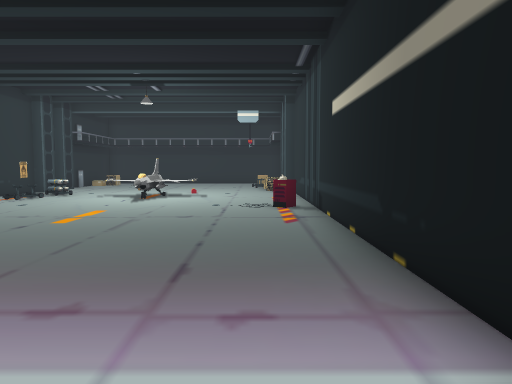
[1] (above)

12 first-person views from a walk through a 3-D level made in the Unity game engine. The camera is 0.5 m above the floor, tilts 4° down and sees 70° across. The floor is counted in squares, 0.5 m on a side. Each view is taken from the middle of a square. On the plan, view 1 faces up. The plan holds only what a view shows up to about 13 squares ahead; the rest is blank. The place goes on beyond the plan.

[2]
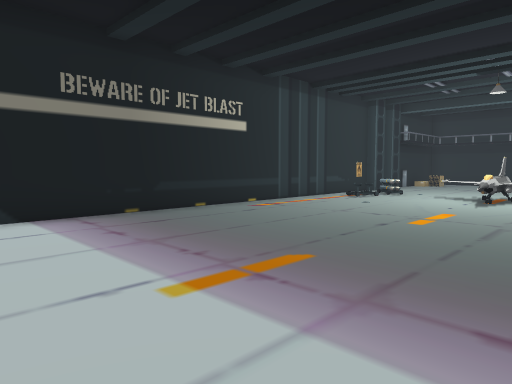

[3]
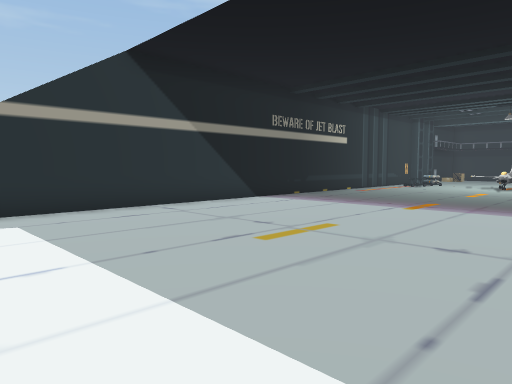

[4]
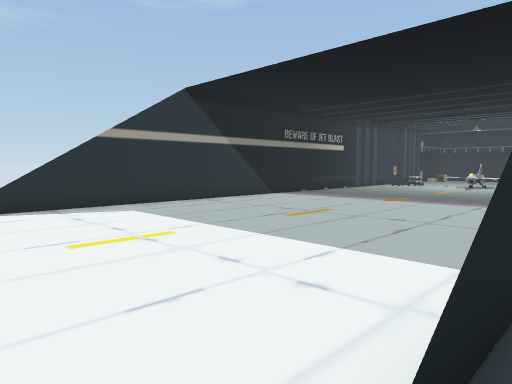

[5]
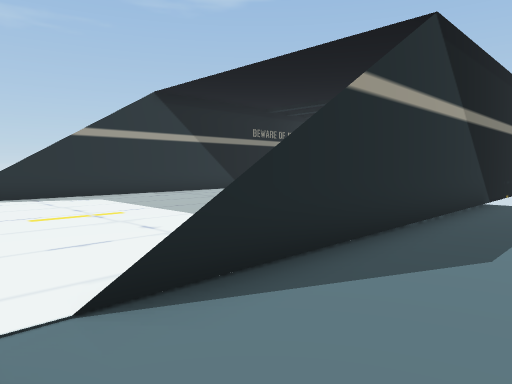

[6]
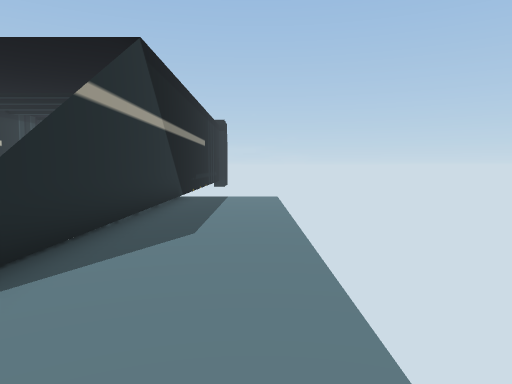

[7]
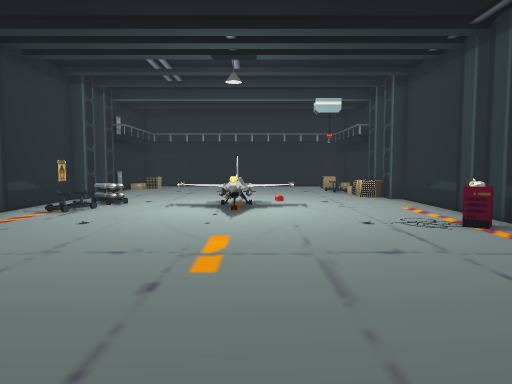

[8]
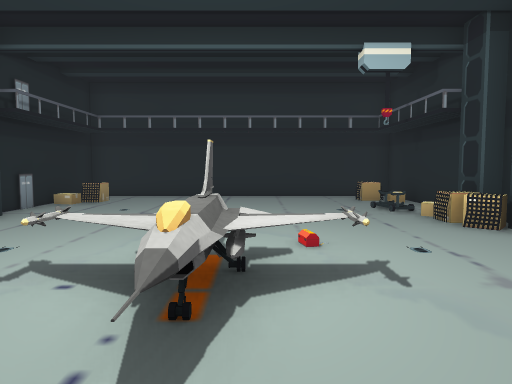

[9]
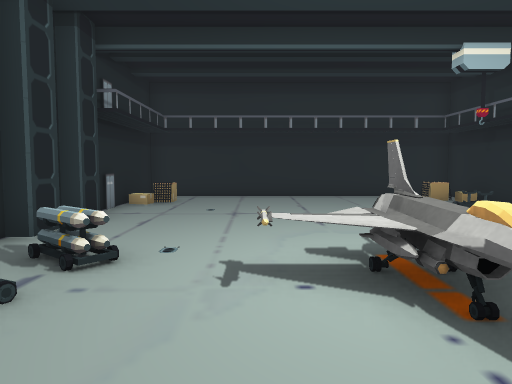

[10]
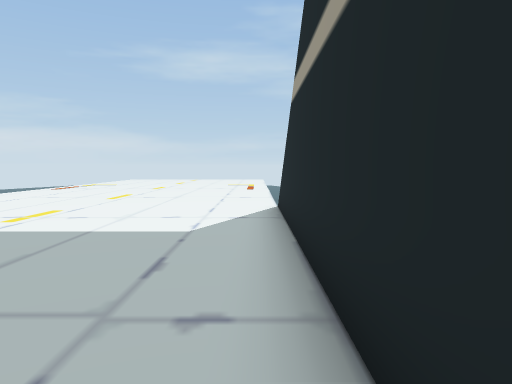

[11]
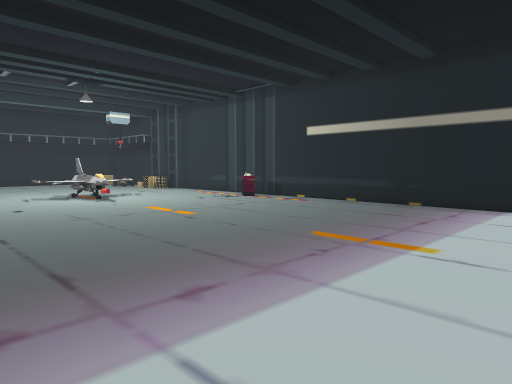

[12]
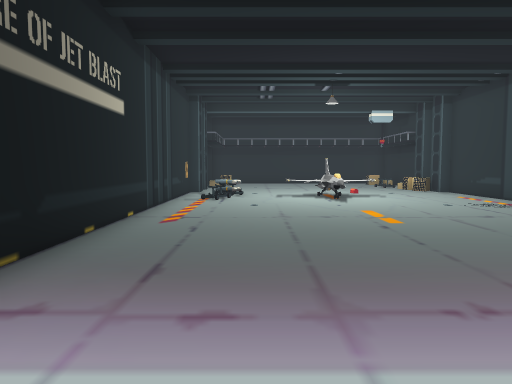

### Floor plan
Points are (right, up) in squares from view 1. A wall is a line through its corners. A room is listed if a view was taken in it or the views show most of it. See-through windows are left out.
Room 1 (views 1, 2, 3, 4, 5, 6, 7, 8, 9, 10, 11, 12)
walls: (1.5, 1.6) (1.5, 14.1); (1.5, 4.2) (1.5, -8.8); (-3.4, 11.6) (-3.4, 10.1); (-8.6, 14.6) (-8.6, -8.4); (-8.2, 15) (-8.2, 14.1) (-8.6, 14.1); (-8.2, 15.6) (-8.6, 15.6)
low walls: (1, 9.2) (0.7, 8.8) (0.3, 9.1); (-3.6, 10.8) (-3.8, 11.6); (-3.3, 10.9) (-3.5, 10.6); (-3.3, 11.2) (-3.5, 10.7); (-3.3, 11.5) (-3.4, 10.5) (-3.9, 11.9); (-6.9, 11.5) (-7.4, 11.7); (-6.6, 12.9) (-6.9, 12.6) (-7.5, 13.1)
ways out: opening at (-6.5, 14) to room 2; opening at (-0.5, 13.5) to room 2
Room 2 (no view inside)
walls: (-8.2, 16.5) (-8.2, 15.6); (-8.6, 15.6) (-8.6, 14.6); (1.5, 17) (1.5, 21.4) (-8.6, 21.4) (-8.6, 16.9); (1.1, 15.6) (1.1, 16.5); (1.1, 14.1) (1.1, 15)
low walls: (-7.3, 19.8) (-7.3, 19.2); (0.5, 17.3) (0, 17.2); (0.8, 19.6) (0.1, 19.6) (0.1, 20.3); (0.4, 15.4) (0.4, 16); (0.8, 14.6) (0.4, 15)
ways out: opening at (-6.5, 14) to room 1; opening at (-0.5, 13.5) to room 1; gap at (-3.5, 13) to room 3; gap at (1, 20)
Room 3 (no view inside)
walls: (-3.5, 11) (-3.5, 13.2); (-3.3, 12.9) (-3.6, 12.5); (-3.4, 13.1) (-3.4, 11.6)
low walls: (-3.9, 11.9) (-3.9, 12.6); (-3.7, 11.3) (-3.7, 12.4); (-4.9, 12.6) (-4.9, 12); (-3.1, 12.7) (-3.1, 11.9); (-2.1, 12) (-2.1, 12.6)
ways out: gap at (-3.5, 13) to room 2

Where each view was taken, in squares from view 1:
view 1: 0 up, 0 right, facing up
view 2: 0 up, 1 left, facing up-left
view 3: 7 down, 0 right, facing up-left
view 4: 10 down, 2 right, facing up-left
view 5: 10 down, 4 right, facing up-left
view 6: 11 down, 4 right, facing up
view 7: 3 up, 3 left, facing up
view 8: 9 up, 3 left, facing up
view 9: 9 up, 5 left, facing up
view 10: 0 up, 8 left, facing down
view 11: 0 up, 8 left, facing up-right
view 12: 0 up, 6 left, facing up
